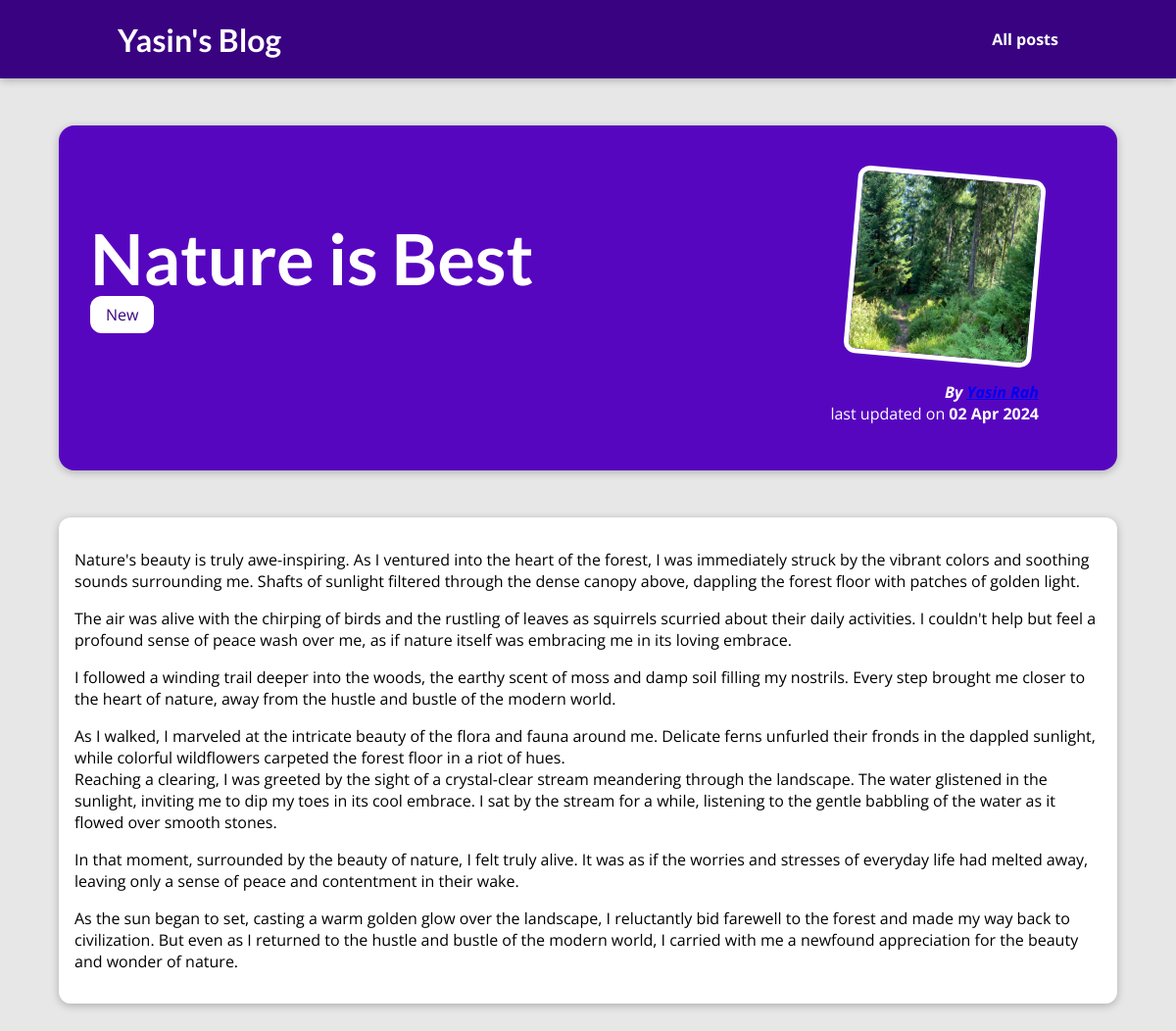
/post/nature-is-best, run on the app's committed database.
### blog/models.py (models this page shows, shortened)
class Post(models.Model):
    title = models.CharField(max_length=150)
    excerpt = models.CharField(max_length=200)
    image_name = models.CharField(max_length=100)
    date = models.DateField(auto_now = True)
    slug = models.SlugField(unique=True , db_index=True)#db_index is by default True so there is no need to write it manually
    content = models.TextField(validators=[MinLengthValidator(10)])
    author = models.ForeignKey(Author , on_delete = models.SET_NULL , related_name="posts" , null = True)
    tags = models.ManyToManyField(Tag)

class Tag (models.Model):
    caption = models.CharField(max_length=20)

class Author(models.Model):
    first_name = models.CharField(max_length=50)
    last_name = models.CharField(max_length=50)
    email_address = models.EmailField()
    def full_name(self):
        return f"{self.first_name} {self.last_name}"
    def __str__(self):
        return self.full_name()

### blog/views.py (the view)
# urls.py: path("post/<slug:slug>" , views.singel_detail, name="post-detail-page") #/post/my-first-post
def singel_detail(request , slug):
    identified_post = get_object_or_404(Post ,slug =slug)
    return render(request , "blog/post-detail.html" , {
        "post" : identified_post,
        "post_tags": identified_post.tags.all()
    } )

### blog/templates/blog/post-detail.html (shortened to what this page needs)
{% extends "base.html" %}
{% load static %}
{% block css_files %}
    <link rel = "stylesheet" href = {% static "blog/post-detail.css" %}/>
{% endblock %}
{% block content %}
<section id = "summary">
    <h2>{{post.title}}</h2>
    <div>
        {% for tag  in post_tags  %}
        <span class = "tag"> {{tag.caption}}</span>
        {% endfor %}
    </div>
    <article>
        <img src = "{% static "blog/images/"|add:post.image_name %}" alt = "{{post.title}}"  />
        <address>By <a href ="mailto:{{post.author.email_address}}"> {{post.author}} </a> </address>
        <div>
            last updated on <time>{{post.date|date:"d M Y"}}</time>
        </div>
    </article>
</section>
<main>
    {{post.content|linebreaks}}
</main>
{% endblock content %}

### static/app.css (style rules this page uses)
* { box-sizing: border-box; }
html { font-family: 'Open Sans', 'Lato', sans-serif; }
body { margin: 0; }
h1, h2, h3 { font-family: 'Lato', sans-serif; font-weight: bold; }

### blog/static/blog/post-detail.css (style rules this page uses)
body { background-color: #e7e7e7; }
#summary { margin: 8rem auto 3rem auto; padding: 2rem; width: 90%; max-width: 90rem; border-radius: 16px; background-color: #5706c0; position: relative; box-shadow: 0 2px 8px rgba(0, 0, 0, 0.25); height: 22rem; }
#summary h2 { color: white; font-size: 4.5rem; margin-bottom: 0.25rem; }
#summary article { position: absolute; top: 2rem; right: 3rem; padding: 1rem 2rem; border-radius: 12px; text-align: right; color: white; }
#summary article img { width: 12rem; height: 12rem; border-radius: 12px; transform: rotateZ(5deg); border: 5px solid white; margin-bottom: 1rem; }
#summary address { font-weight: bold; }
#summary time { font-weight: bold; }
main { width: 90%; max-width: 90rem; margin: 3rem auto; background-color: white; padding: 1rem; border-radius: 12px; box-shadow: 0 2px 8px rgba(0, 0, 0, 0.25); }
.tag { background-color: white; color:#390281; padding: 0.5rem 1rem; border-radius: 12px; }

### data on the page
Post: title "Nature is Best", image_name (picture), author "Yasin Rah", date "02 Apr 2024", content "Nature's beauty is truly awe-inspiring. As I ventured into the heart of the forest, I was immediately struck by the vibrant colors and soothing sounds surrounding me. Shafts of sunlight filtered through the dense canopy above, dappling the forest floor with patches of golden light. The air was alive with the chirping of birds and the rustling of leaves as squirrels scurried about their daily activities. I couldn't help but feel a profound sense of peace wash over me, as if nature itself was embracing me in its loving embrace. I followed a winding trail deeper into the woods, the earthy scent of moss and damp soil filling my nostrils. Every step brought me closer to the heart of nature, away…"
Tag: caption "New"
